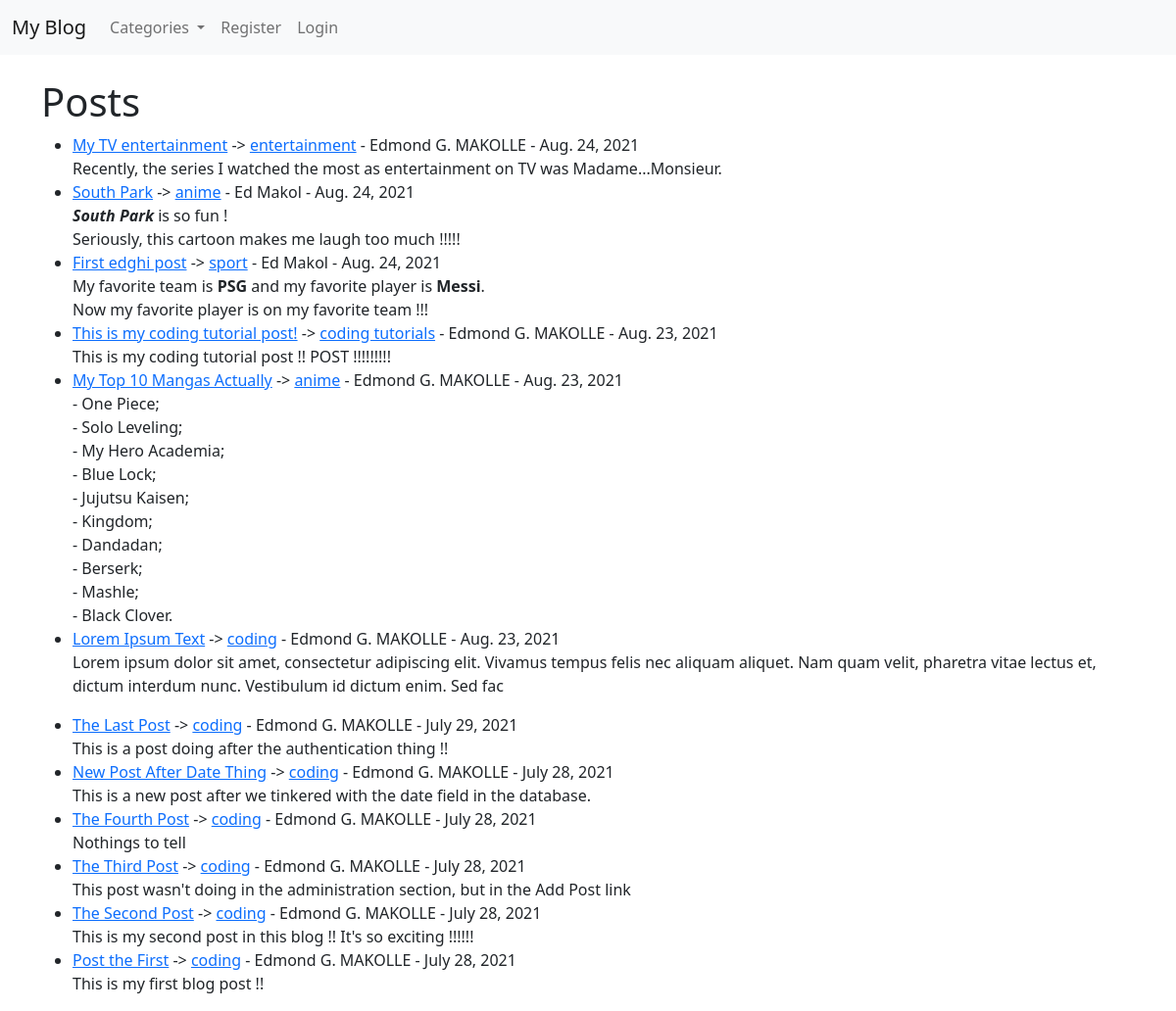
The page / on the database its author committed.
### theblog/models.py (models this page shows, shortened)
class Post (models.Model):
    title = models.CharField(max_length=255)
    author = models.ForeignKey(User, on_delete=models.CASCADE)
    body = models.TextField()
    post_date = models.DateField(auto_now_add=True)
    category = models.CharField(max_length=255, default='coding')
    likes = models.ManyToManyField(User, related_name='blog_posts')

### theblog/views.py (the view)
# urls.py: path('', HomeView.as_view(), name="home"),
class HomeView(ListView):
    model = Post
    template_name = 'home.html'
    ordering = ['-id']  # Permet d'ordonner les Postes, ici c'est du plus recent au plus ancien
    """ Cette fonction permet de recuperer toutes les categories et de les afficher (dropdown) dans la
    vue choisit (ici HomeView) """
    def get_context_data(self, *args, **kwargs):
        cat_menu = Category.objects.all()
        context = super(HomeView, self).get_context_data(*args, **kwargs)
        context["cat_menu"] = cat_menu
        return context

### theblog/models.py (called while the page is built)
    def __str__(self):
        return self.name

### theblog/templates/home.html (shortened to what this page needs)
{% extends 'base.html' %}
{% block content %}
    <h1>Posts</h1>
    <ul>
        {% for post in object_list %}
            <li>
                <a href="{% url 'article-detail' post.pk %}">{{ post.title}}</a> ->
                <a href="{% url 'category' post.category|slugify %}">{{ post.category}}</a> -
                {{ post.author.first_name }} {{ post.author.last_name }} -
                {{ post.post_date }}
                <br>
                {{ post.body | slice:":200" | safe }}  {% comment %} Le slice permet de determiner le nombre de lettre a afficher {% endcomment %}
                <br>
            </li>
        {% endfor %}
    </ul>
{% endblock %}

### rows shown on the page
Post: title "My TV entertainment", category "entertainment", author.first_name "Edmond G.", author.last_name "MAKOLLE", post_date "Aug. 24, 2021", body "Recently, the series I watched the most as entertainment on TV was Madame...Monsieur."
Post: title "South Park", category "anime", author.first_name "Ed", author.last_name "Makol", post_date "Aug. 24, 2021", body "South Park is so fun ! Seriously, this cartoon makes me laugh too much !!!!!"
Post: title "First edghi post", category "sport", author.first_name "Ed", author.last_name "Makol", post_date "Aug. 24, 2021", body "My favorite team is PSG and my favorite player is Messi . Now my favorite player is on my favorite team !!!"
Post: title "This is my coding tutorial post!", category "coding tutorials", author.first_name "Edmond G.", author.last_name "MAKOLLE", post_date "Aug. 23, 2021", body "This is my coding tutorial post !! POST !!!!!!!!!"
Post: title "My Top 10 Mangas Actually", category "anime", author.first_name "Edmond G.", author.last_name "MAKOLLE", post_date "Aug. 23, 2021", body "- One Piece; - Solo Leveling; - My Hero Academia; - Blue Lock; - Jujutsu Kaisen; - Kingdom; - Dandadan; - Berserk; - Mashle; - Black Clover."
Post: title "Lorem Ipsum Text", category "coding", author.first_name "Edmond G.", author.last_name "MAKOLLE", post_date "Aug. 23, 2021", body "Lorem ipsum dolor sit amet, consectetur adipiscing elit. Vivamus tempus felis nec aliquam aliquet. Nam quam velit, pharetra vitae lectus et, dictum interdum nunc. Vestibulum id dictum enim. Sed fac"
Post: title "The Last Post", category "coding", author.first_name "Edmond G.", author.last_name "MAKOLLE", post_date "July 29, 2021", body "This is a post doing after the authentication thing !!"
Post: title "New Post After Date Thing", category "coding", author.first_name "Edmond G.", author.last_name "MAKOLLE", post_date "July 28, 2021", body "This is a new post after we tinkered with the date field in the database."
Post: title "The Fourth Post", category "coding", author.first_name "Edmond G.", author.last_name "MAKOLLE", post_date "July 28, 2021", body "Nothings to tell"
Post: title "The Third Post", category "coding", author.first_name "Edmond G.", author.last_name "MAKOLLE", post_date "July 28, 2021", body "This post wasn't doing in the administration section, but in the Add Post link"
Post: title "The Second Post", category "coding", author.first_name "Edmond G.", author.last_name "MAKOLLE", post_date "July 28, 2021", body "This is my second post in this blog !! It's so exciting !!!!!!"
Post: title "Post the First", category "coding", author.first_name "Edmond G.", author.last_name "MAKOLLE", post_date "July 28, 2021", body "This is my first blog post !!"
